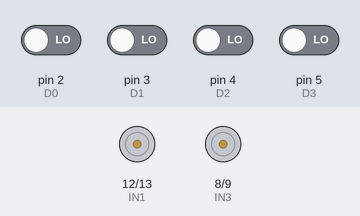
Bench run of a sketch on a simulated Arduino Uno, built with avr-gcc and run on an emulated ATmega328P. Shown: motor-driver pin pairs drawn as motors (green arrow = first pin HIGH = forward, orange = second pin HIGH = backward, longer = more drive, scaled by the enable pin). Inputs (shaded band) come from the test bench; at power-on: pin 2 (D0), pin 3 (D1), pin 4 (D2), pin 5 (D3) LOW. What the sketch prints to the serial monitor is not drawn.

Above: at 1.2 s.
1.3 s: pin 2 (D0) driven HIGH
At 2.5 s:
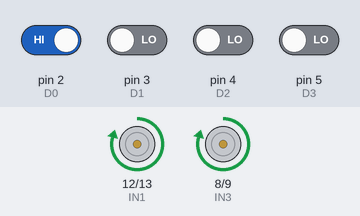
2.8 s: pin 2 (D0) driven LOW
At 3.8 s:
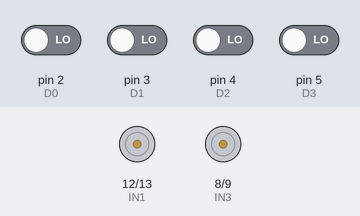
5.8 s: pin 3 (D1) driven HIGH
At 7.0 s:
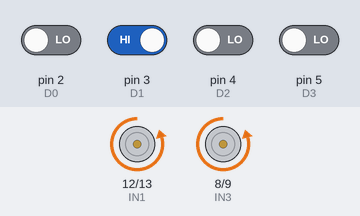
7.3 s: pin 3 (D1) driven LOW
At 8.2 s:
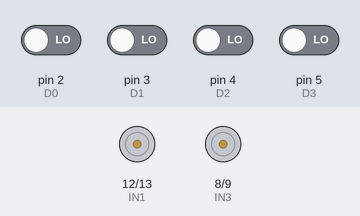
10.3 s: pin 4 (D2) driven HIGH
At 10.9 s:
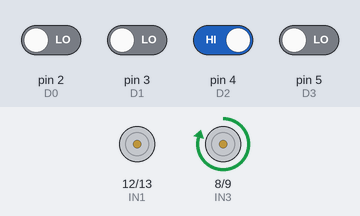
11.8 s: pin 4 (D2) driven LOW
At 13.0 s:
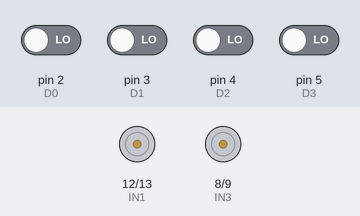
Timing chart, 0 to 14.8 s (numbered marks = the images above; inputs shaded):
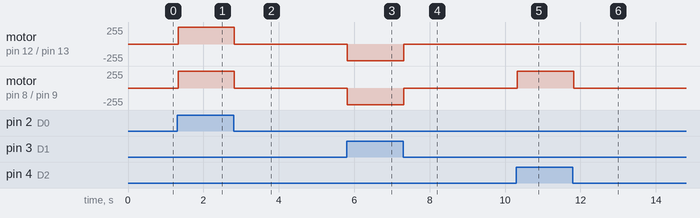

The sketch:

proyectocarro.ino
```cpp
// --- Motor Shield L298P ---
// Motor A conectado a M1 (izquierdo)
// Motor B conectado a M2 (derecho)

// Pines Motor A
#define IN1 12
#define IN2 13
#define ENA 10

// Pines Motor B
#define IN3 8
#define IN4 9
#define ENB 11

// Pines receptor KRF100
#define D0 2  // Botón adelante
#define D1 3  // Botón atrás
#define D2 4  // Botón izquierda
#define D3 5  // Botón derecha

// --- Compensación de potencia ---
#define COMP_IZQ 10     // Pequeña corrección si el A es más débil
#define COMP_DER 10     // Igualamos los dos motores

// --- VELOCIDAD BASE ---
// Máximo 255 → potencia total
#define VELOCIDAD_BASE 240  // Más potencia general

void setup() {
  Serial.begin(9600);

  // Configurar pines del motor
  pinMode(IN1, OUTPUT);
  pinMode(IN2, OUTPUT);
  pinMode(ENA, OUTPUT);
  pinMode(IN3, OUTPUT);
  pinMode(IN4, OUTPUT);
  pinMode(ENB, OUTPUT);

  // Configurar pines del receptor
  pinMode(D0, INPUT);
  pinMode(D1, INPUT);
  pinMode(D2, INPUT);
  pinMode(D3, INPUT);

  Serial.println("Sistema listo...");
}

void loop() {
  // Leer señales del control remoto
  bool adelante = digitalRead(D0);
  bool atras = digitalRead(D1);
  bool izquierda = digitalRead(D2);
  bool derecha = digitalRead(D3);

  // --- Control lógico ---
  if (adelante) {
    Adelante();
  }
  else if (atras) {
    Atras();
  }
  else if (izquierda) {
    Izquierda();
  }
  else if (derecha) {
    Derecha();
  }
  else {
    Parar();
  }
}

// --- FUNCIONES DE MOVIMIENTO ---

void Adelante() {
  Serial.println("→ Adelante");
  digitalWrite(IN1, HIGH);
  digitalWrite(IN2, LOW);
  analogWrite(ENA, limitar(VELOCIDAD_BASE + COMP_IZQ));

  digitalWrite(IN3, HIGH);
  digitalWrite(IN4, LOW);
  analogWrite(ENB, limitar(VELOCIDAD_BASE + COMP_DER));
}

void Atras() {
  Serial.println("← Atrás");
  digitalWrite(IN1, LOW);
  digitalWrite(IN2, HIGH);
  analogWrite(ENA, limitar(VELOCIDAD_BASE + COMP_IZQ));

  digitalWrite(IN3, LOW);
  digitalWrite(IN4, HIGH);
  analogWrite(ENB, limitar(VELOCIDAD_BASE + COMP_DER));
}

void Izquierda() {
  Serial.println("↺ Izquierda");
  // Motor izquierdo detenido
  digitalWrite(IN1, LOW);
  digitalWrite(IN2, LOW);
  analogWrite(ENA, 0);

  // Motor derecho adelante
  digitalWrite(IN3, HIGH);
  digitalWrite(IN4, LOW);
  analogWrite(ENB, limitar(VELOCIDAD_BASE + COMP_DER));
}

void Derecha() {
  Serial.println("↻ Derecha");
  // Motor izquierdo adelante
  digitalWrite(IN1, HIGH);
  digitalWrite(IN2, LOW);
  analogWrite(ENA, limitar(VELOCIDAD_BASE + COMP_IZQ));

  // Motor derecho detenido
  digitalWrite(IN3, LOW);
  digitalWrite(IN4, LOW);
  analogWrite(ENB, 0);
}

void Parar() {
  Serial.println("■ Parado");
  digitalWrite(IN1, LOW);
  digitalWrite(IN2, LOW);
  digitalWrite(IN3, LOW);
  digitalWrite(IN4, LOW);
  analogWrite(ENA, 0);
  analogWrite(ENB, 0);
}

// --- Función de seguridad para no pasar de 255 ---
int limitar(int valor) {
  if (valor > 255) return 255;
  if (valor < 0) return 0;
  return valor;
}
```

Measured:
- after the input at 1.3 s, motor on pin 12 (IN1) / pin 13 (IN2), motor on pin 8 (IN3) / pin 9 (IN4): stopped → forward 250/255 at once
- after the input at 2.8 s, motor on pin 12 (IN1) / pin 13 (IN2), motor on pin 8 (IN3) / pin 9 (IN4): forward 250/255 → stopped at once
- after the input at 5.8 s, motor on pin 12 (IN1) / pin 13 (IN2), motor on pin 8 (IN3) / pin 9 (IN4): stopped → backward 250/255 at once
- after the input at 7.3 s, motor on pin 12 (IN1) / pin 13 (IN2), motor on pin 8 (IN3) / pin 9 (IN4): backward 250/255 → stopped at once
- after the input at 10.3 s, motor on pin 8 (IN3) / pin 9 (IN4): stopped → forward 250/255 at once
- after the input at 11.8 s, motor on pin 8 (IN3) / pin 9 (IN4): forward 250/255 → stopped at once
